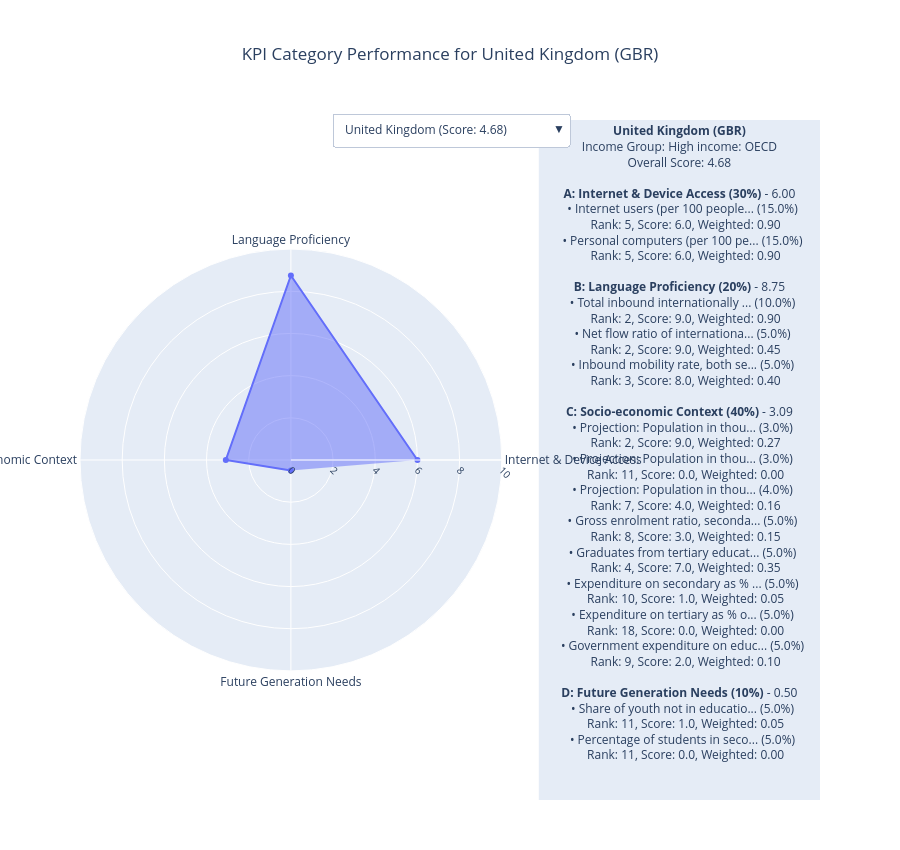

Notebook code cell kept with this figure:
### Code cell
# Create the interactive radar chart with top 10 countries
radar_chart = scorer.create_interactive_radar_chart(top_n=20)

# Display the chart
radar_chart.show()
